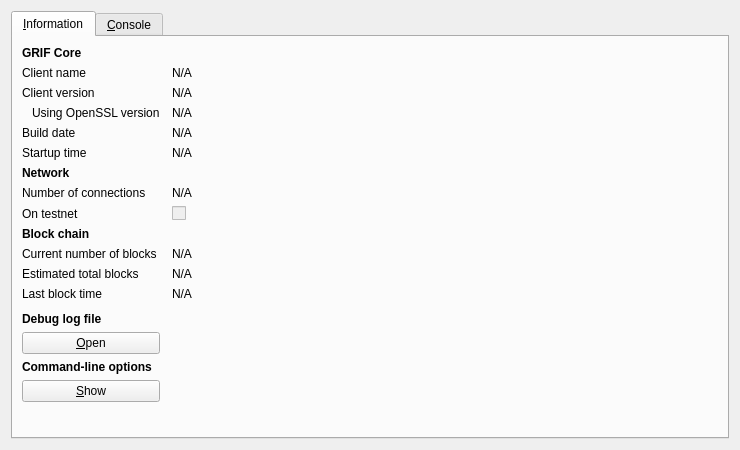
<?xml version="1.0" encoding="UTF-8"?>
<ui version="4.0">
 <class>RPCConsole</class>
 <widget class="QDialog" name="RPCConsole">
  <property name="geometry">
   <rect>
    <x>0</x>
    <y>0</y>
    <width>740</width>
    <height>450</height>
   </rect>
  </property>
  <property name="windowTitle">
   <string>GRIF - Debug window</string>
  </property>
  <layout class="QVBoxLayout" name="verticalLayout_2">
   <item>
    <widget class="QTabWidget" name="tabWidget">
     <property name="currentIndex">
      <number>0</number>
     </property>
     <widget class="QWidget" name="tab_info">
      <attribute name="title">
       <string>&amp;Information</string>
      </attribute>
      <layout class="QGridLayout" name="gridLayout" columnstretch="0,1">
       <property name="horizontalSpacing">
        <number>12</number>
       </property>
       <item row="0" column="0">
        <widget class="QLabel" name="label_9">
         <property name="font">
          <font>
           <weight>75</weight>
           <bold>true</bold>
          </font>
         </property>
         <property name="text">
          <string>GRIF Core</string>
         </property>
        </widget>
       </item>
       <item row="1" column="0">
        <widget class="QLabel" name="label_5">
         <property name="text">
          <string>Client name</string>
         </property>
        </widget>
       </item>
       <item row="1" column="1">
        <widget class="QLabel" name="clientName">
         <property name="cursor">
          <cursorShape>IBeamCursor</cursorShape>
         </property>
         <property name="text">
          <string>N/A</string>
         </property>
         <property name="textFormat">
          <enum>Qt::PlainText</enum>
         </property>
         <property name="textInteractionFlags">
          <set>Qt::LinksAccessibleByMouse|Qt::TextSelectableByKeyboard|Qt::TextSelectableByMouse</set>
         </property>
        </widget>
       </item>
       <item row="2" column="0">
        <widget class="QLabel" name="label_6">
         <property name="text">
          <string>Client version</string>
         </property>
        </widget>
       </item>
       <item row="2" column="1">
        <widget class="QLabel" name="clientVersion">
         <property name="cursor">
          <cursorShape>IBeamCursor</cursorShape>
         </property>
         <property name="text">
          <string>N/A</string>
         </property>
         <property name="textFormat">
          <enum>Qt::PlainText</enum>
         </property>
         <property name="textInteractionFlags">
          <set>Qt::LinksAccessibleByMouse|Qt::TextSelectableByKeyboard|Qt::TextSelectableByMouse</set>
         </property>
        </widget>
       </item>
       <item row="3" column="0">
        <widget class="QLabel" name="label_14">
         <property name="text">
          <string>Using OpenSSL version</string>
         </property>
         <property name="indent">
          <number>10</number>
         </property>
        </widget>
       </item>
       <item row="3" column="1">
        <widget class="QLabel" name="openSSLVersion">
         <property name="cursor">
          <cursorShape>IBeamCursor</cursorShape>
         </property>
         <property name="text">
          <string>N/A</string>
         </property>
         <property name="textFormat">
          <enum>Qt::PlainText</enum>
         </property>
         <property name="textInteractionFlags">
          <set>Qt::LinksAccessibleByMouse|Qt::TextSelectableByKeyboard|Qt::TextSelectableByMouse</set>
         </property>
        </widget>
       </item>
       <item row="4" column="0">
        <widget class="QLabel" name="label_12">
         <property name="text">
          <string>Build date</string>
         </property>
        </widget>
       </item>
       <item row="4" column="1">
        <widget class="QLabel" name="buildDate">
         <property name="cursor">
          <cursorShape>IBeamCursor</cursorShape>
         </property>
         <property name="text">
          <string>N/A</string>
         </property>
         <property name="textFormat">
          <enum>Qt::PlainText</enum>
         </property>
         <property name="textInteractionFlags">
          <set>Qt::LinksAccessibleByMouse|Qt::TextSelectableByKeyboard|Qt::TextSelectableByMouse</set>
         </property>
        </widget>
       </item>
       <item row="5" column="0">
        <widget class="QLabel" name="label_13">
         <property name="text">
          <string>Startup time</string>
         </property>
        </widget>
       </item>
       <item row="5" column="1">
        <widget class="QLabel" name="startupTime">
         <property name="cursor">
          <cursorShape>IBeamCursor</cursorShape>
         </property>
         <property name="text">
          <string>N/A</string>
         </property>
         <property name="textFormat">
          <enum>Qt::PlainText</enum>
         </property>
         <property name="textInteractionFlags">
          <set>Qt::LinksAccessibleByMouse|Qt::TextSelectableByKeyboard|Qt::TextSelectableByMouse</set>
         </property>
        </widget>
       </item>
       <item row="6" column="0">
        <widget class="QLabel" name="label_11">
         <property name="font">
          <font>
           <weight>75</weight>
           <bold>true</bold>
          </font>
         </property>
         <property name="text">
          <string>Network</string>
         </property>
        </widget>
       </item>
       <item row="7" column="0">
        <widget class="QLabel" name="label_7">
         <property name="text">
          <string>Number of connections</string>
         </property>
        </widget>
       </item>
       <item row="7" column="1">
        <widget class="QLabel" name="numberOfConnections">
         <property name="cursor">
          <cursorShape>IBeamCursor</cursorShape>
         </property>
         <property name="text">
          <string>N/A</string>
         </property>
         <property name="textFormat">
          <enum>Qt::PlainText</enum>
         </property>
         <property name="textInteractionFlags">
          <set>Qt::LinksAccessibleByMouse|Qt::TextSelectableByKeyboard|Qt::TextSelectableByMouse</set>
         </property>
        </widget>
       </item>
       <item row="8" column="0">
        <widget class="QLabel" name="label_8">
         <property name="text">
          <string>On testnet</string>
         </property>
        </widget>
       </item>
       <item row="8" column="1">
        <widget class="QCheckBox" name="isTestNet">
         <property name="enabled">
          <bool>false</bool>
         </property>
         <property name="text">
          <string/>
         </property>
        </widget>
       </item>
       <item row="9" column="0">
        <widget class="QLabel" name="label_10">
         <property name="font">
          <font>
           <weight>75</weight>
           <bold>true</bold>
          </font>
         </property>
         <property name="text">
          <string>Block chain</string>
         </property>
        </widget>
       </item>
       <item row="10" column="0">
        <widget class="QLabel" name="label_3">
         <property name="text">
          <string>Current number of blocks</string>
         </property>
        </widget>
       </item>
       <item row="10" column="1">
        <widget class="QLabel" name="numberOfBlocks">
         <property name="cursor">
          <cursorShape>IBeamCursor</cursorShape>
         </property>
         <property name="text">
          <string>N/A</string>
         </property>
         <property name="textFormat">
          <enum>Qt::PlainText</enum>
         </property>
         <property name="textInteractionFlags">
          <set>Qt::LinksAccessibleByMouse|Qt::TextSelectableByKeyboard|Qt::TextSelectableByMouse</set>
         </property>
        </widget>
       </item>
       <item row="11" column="0">
        <widget class="QLabel" name="label_4">
         <property name="text">
          <string>Estimated total blocks</string>
         </property>
        </widget>
       </item>
       <item row="11" column="1">
        <widget class="QLabel" name="totalBlocks">
         <property name="cursor">
          <cursorShape>IBeamCursor</cursorShape>
         </property>
         <property name="text">
          <string>N/A</string>
         </property>
         <property name="textFormat">
          <enum>Qt::PlainText</enum>
         </property>
         <property name="textInteractionFlags">
          <set>Qt::LinksAccessibleByMouse|Qt::TextSelectableByKeyboard|Qt::TextSelectableByMouse</set>
         </property>
        </widget>
       </item>
       <item row="12" column="0">
        <widget class="QLabel" name="label_2">
         <property name="text">
          <string>Last block time</string>
         </property>
        </widget>
       </item>
       <item row="12" column="1">
        <widget class="QLabel" name="lastBlockTime">
         <property name="cursor">
          <cursorShape>IBeamCursor</cursorShape>
         </property>
         <property name="text">
          <string>N/A</string>
         </property>
         <property name="textFormat">
          <enum>Qt::PlainText</enum>
         </property>
         <property name="textInteractionFlags">
          <set>Qt::LinksAccessibleByMouse|Qt::TextSelectableByKeyboard|Qt::TextSelectableByMouse</set>
         </property>
        </widget>
       </item>
       <item row="13" column="0">
        <spacer name="verticalSpacer_2">
         <property name="orientation">
          <enum>Qt::Vertical</enum>
         </property>
         <property name="sizeHint" stdset="0">
          <size>
           <width>20</width>
           <height>20</height>
          </size>
         </property>
        </spacer>
       </item>
       <item row="14" column="0">
        <widget class="QLabel" name="labelDebugLogfile">
         <property name="font">
          <font>
           <weight>75</weight>
           <bold>true</bold>
          </font>
         </property>
         <property name="text">
          <string>Debug log file</string>
         </property>
        </widget>
       </item>
       <item row="15" column="0">
        <widget class="QPushButton" name="openDebugLogfileButton">
         <property name="toolTip">
          <string>Open the GRIF debug log file from the current data directory. This can take a few seconds for large log files.</string>
         </property>
         <property name="text">
          <string>&amp;Open</string>
         </property>
         <property name="autoDefault">
          <bool>false</bool>
         </property>
        </widget>
       </item>
       <item row="16" column="0">
        <widget class="QLabel" name="labelCLOptions">
         <property name="font">
          <font>
           <weight>75</weight>
           <bold>true</bold>
          </font>
         </property>
         <property name="text">
          <string>Command-line options</string>
         </property>
        </widget>
       </item>
       <item row="17" column="0">
        <widget class="QPushButton" name="showCLOptionsButton">
         <property name="toolTip">
          <string>Show the GRIF-Qt help message to get a list with possible GRIF command-line options.</string>
         </property>
         <property name="text">
          <string>&amp;Show</string>
         </property>
         <property name="autoDefault">
          <bool>false</bool>
         </property>
        </widget>
       </item>
       <item row="18" column="0">
        <spacer name="verticalSpacer">
         <property name="orientation">
          <enum>Qt::Vertical</enum>
         </property>
         <property name="sizeHint" stdset="0">
          <size>
           <width>20</width>
           <height>40</height>
          </size>
         </property>
        </spacer>
       </item>
      </layout>
     </widget>
     <widget class="QWidget" name="tab_console">
      <attribute name="title">
       <string>&amp;Console</string>
      </attribute>
      <layout class="QVBoxLayout" name="verticalLayout_3">
       <property name="spacing">
        <number>3</number>
       </property>
       <item>
        <widget class="QTextEdit" name="messagesWidget">
         <property name="minimumSize">
          <size>
           <width>0</width>
           <height>100</height>
          </size>
         </property>
         <property name="readOnly">
          <bool>true</bool>
         </property>
         <property name="tabKeyNavigation" stdset="0">
          <bool>false</bool>
         </property>
         <property name="columnCount" stdset="0">
          <number>2</number>
         </property>
        </widget>
       </item>
       <item>
        <layout class="QHBoxLayout" name="horizontalLayout">
         <property name="spacing">
          <number>3</number>
         </property>
         <item>
          <widget class="QLabel" name="label">
           <property name="text">
            <string notr="true">&gt;</string>
           </property>
          </widget>
         </item>
         <item>
          <widget class="QLineEdit" name="lineEdit"/>
         </item>
         <item>
          <widget class="QPushButton" name="clearButton">
           <property name="maximumSize">
            <size>
             <width>24</width>
             <height>24</height>
            </size>
           </property>
           <property name="toolTip">
            <string>Clear console</string>
           </property>
           <property name="text">
            <string/>
           </property>
           <property name="icon">
            <iconset resource="../bitcoin.qrc">
             <normaloff>:/icons/remove</normaloff>:/icons/remove</iconset>
           </property>
           <property name="shortcut">
            <string notr="true">Ctrl+L</string>
           </property>
           <property name="autoDefault">
            <bool>false</bool>
           </property>
          </widget>
         </item>
        </layout>
       </item>
      </layout>
     </widget>
    </widget>
   </item>
  </layout>
 </widget>
 <resources>
  <include location="../bitcoin.qrc"/>
 </resources>
 <connections/>
</ui>
